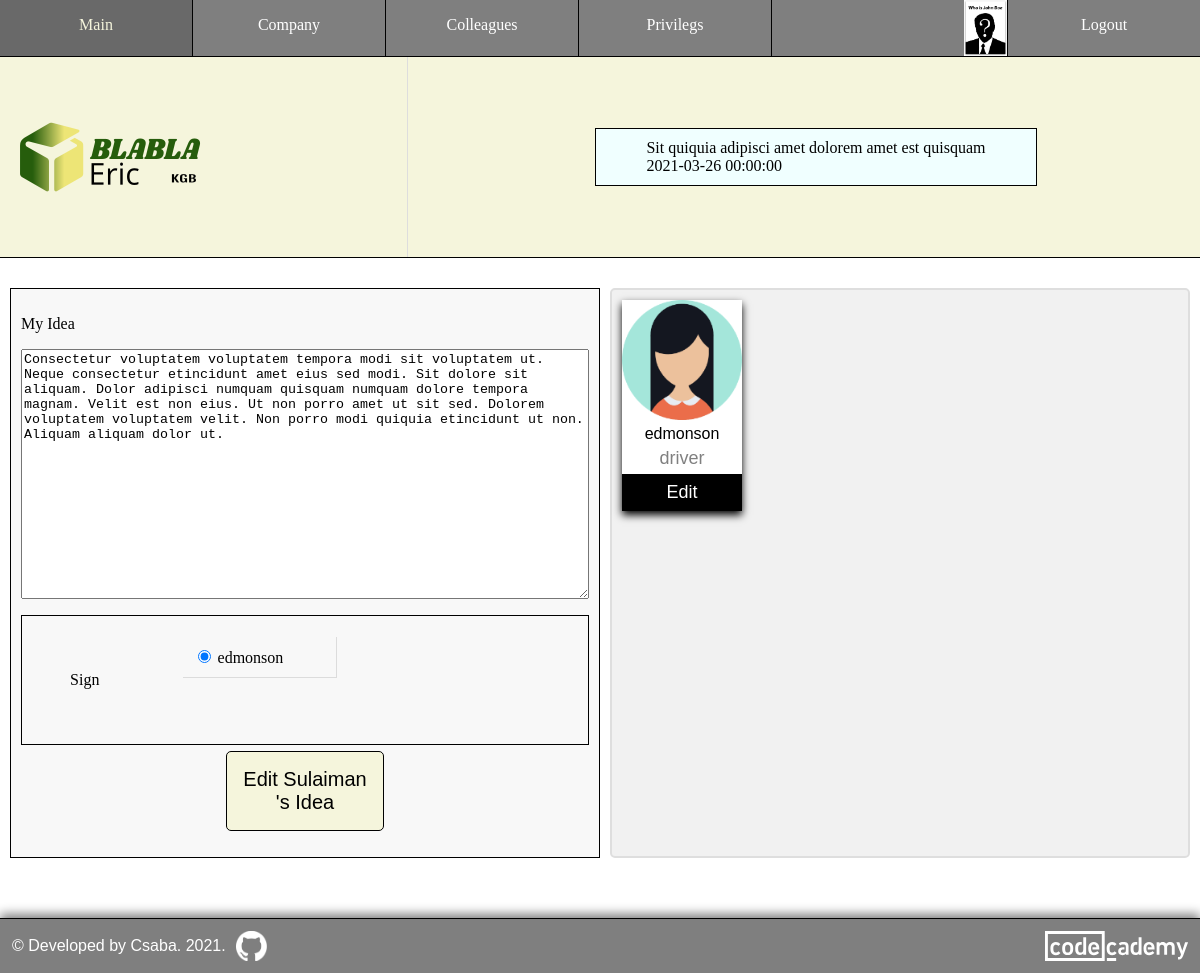
/create_idea/2/1 (signed in), run on the app's committed database.
### models.py (models this page shows, shortened)
class Colleagues(db.Model, UserMixin):
    id = db.Column(db.Integer, primary_key = True)
    user_name = db.Column(db.String(32), unique = True, index = True)
    email = db.Column(db.String(128), unique = True, index = True)
    confirmed = db.Column(db.Integer, unique = False, default = 0)
    first_name = db.Column(db.String(32), nullable = False, index = True)
    last_name = db.Column(db.String(64), nullable = False, index = True)
    avatar = db.Column(db.String(8), nullable = True)
    position = db.Column(db.String(2048), index = True)
    password_hash = db.Column(db.String(128))
    company_id = db.Column(db.Integer, db.ForeignKey("company.id"))
    ideas = db.relationship(
        "Ideas",
        backref = "colleague",
        lazy = "dynamic",
        cascade = "all, delete, delete-orphan"  # cascading deletion
    )
    admin = db.relationship(
        "Admins",
        backref = "colleague",
        lazy = "dynamic",
        cascade = "all, delete, delete-orphan"  # cascading deletion
    )

class Boxes(db.Model):
    id = db.Column(db.Integer, primary_key = True)
    name = db.Column(db.String(128), unique = True, index = True)
    description = db.Column(db.String(16384), index = True)
    create_at = db.Column(db.DateTime, index = True, default = datetime.utcnow)
    close_at = db.Column(db.String(128), index = True, default = datetime.utcnow)
    admin_id = db.Column(db.Integer, db.ForeignKey("admins.id"))
    ideas = db.relationship(
        "Ideas",
        backref = "box",
        lazy = "dynamic",
        cascade = "all, delete, delete-orphan"  # cascading deletion
    )

class Ideas(db.Model):
    id = db.Column(db.Integer, primary_key = True)
    idea = db.Column(db.String(32768), index = True)
    sign = db.Column(db.String(128))
    create_at = db.Column(db.DateTime, index = True, default = datetime.utcnow)
    box_id = db.Column(db.Integer, db.ForeignKey("boxes.id"))
    colleague_id = db.Column(db.Integer, db.ForeignKey("colleagues.id"))

### routes.py (the view, shortened to what this page needs)
@app.route("/create_idea/<int:box_id>/<int:idea_id>", methods = ["GET", "POST"])
@login_required
def create_idea(box_id, idea_id):
    idea_box = get_idea_box(box_id, current_user)
    if not idea_box or not is_open(idea_box.Boxes.close_at):
        return unathorized("You cannot to edit this Idea.", "error")
    current_idea = Ideas.query.get(idea_id)
    colleague = current_user
    current_user.is_admin = False
    if idea_id > 0 and current_idea.colleague_id != current_user.id:
        if not is_auth_box(current_user):
            return unathorized("You don't hane privileg to edit this Idea.", "error")
        else:
            current_user.is_admin = True
            colleague = Colleagues.query.get(current_idea.colleague_id)
    form = CreateIdeaForm()
    form.sign.choices = [
        ("incognito", "incognito"),
        (current_user.user_name, current_user.user_name),
        (current_user.first_name, current_user.first_name),
        (current_user.fullname(), current_user.fullname())
    ] if not current_user.is_admin else [(current_idea.sign, current_idea.sign)]
    if idea_id > 0:
        form.submit.label.text = "Edit my Idea" if not current_user.is_admin else f"Edit {colleague.first_name}'s Idea"
        form.idea.data = current_idea.idea
        form.sign.data = current_idea.sign
    else:
        form.sign.data = current_user.first_name     # set first name by default checked
    return render_template(
        "create_idea.html",
        update_box = is_auth_box(current_user),      # to add edit icon to authorized admin
        box = idea_box.Boxes,
        avatar = "incognito-cut.svg" if form.sign.data == "incognito" else get_avatar(colleague),
        form = form,
        colleague = colleague,
        change_logo = is_auth_company(current_user), # to add click event to change logo for authorized admin
        logo = get_logo(current_user),
        nav = get_nav(current_user)
    )

### forms.py
class CreateIdeaForm(FlaskForm):
    idea = TextAreaField("My Idea", validators= [DataRequired()])
    sign = RadioField(
        "Sign",
        choices = [
            ("incognito", "incognito"),
            ("username", "username"),
            ("first name", "first name"),
            ("full name", "full name")
        ]
    )
    submit = SubmitField("Share my Idea")

### date.py (called while the page is built)
def str_to_date(str, format="%Y-%m-%d"):
    if type(str) == datetime:
        str = datetime.strftime(str, format)
    return datetime.strptime(str[ : 10], format)

def add_day(date, day):
    return date + timedelta(days = day)

def is_open(str_date):
    close_at = add_day(str_to_date(str_date), 1)
    return close_at > datetime.now()

### helper.py (called while the page is built)
def get_admin(current_user):
    admin = Admins.query.filter(Admins.colleague_id == current_user.id).first()
    if not admin:
        admin = instatiate_admin(False)
    return admin

def is_auth_company(current_user):
    admin = get_admin(current_user)
    if not admin.update_company:
        return False
    return True

def is_auth_colleague(current_user, colleague=None):
    if not colleague:
        colleague = current_user
    admin = get_admin(current_user)
    if not admin.update_colleague:
        return False
    if current_user.company_id != colleague.company_id:
        return False
    return True

def is_auth_privilegs(current_user, colleague=None):
    if not colleague:
        colleague = current_user
    admin = get_admin(current_user)
    if not admin.update_privilegs:
        return False
    if current_user.company_id != colleague.company_id:
        return False
    return True

def is_auth_box(current_user):
    admin = get_admin(current_user)
    if not admin.update_box:
        return False
    return True

def get_avatar(current_user):
    extension = current_user.avatar
    if extension:
        file = f"{current_user.id}.{extension}"
        if not os.path.exists(f"static/avatars/{file}"):
            bucket = os.environ["S3_BUCKET"]
            object_name = f"avatars/{file}"
            s3.download(bucket, object_name)
        return file
    else:
        return "default.png"

def get_logo(current_user):
    id = current_user.company_id
    company = Company.query.get(id)
    logo_extension = company.logo
    return f"{id}.{logo_extension}" if logo_extension else "idea-box.svg"

### models.py (called while the page is built)
@login_manager.user_loader
def load_colleague(id):
    return Colleagues.query.get(int(id))

### templates/create_idea.html (shortened to what this page needs)
{% extends "base.html" %}
{% block css %}
<link rel="stylesheet" href="{{ url_for('static', filename = 'style/idea_box.css') }} " />
<link rel="stylesheet" href="{{ url_for('static', filename = 'style/create_box.css') }} " />
<link rel="stylesheet" href="{{ url_for('static', filename = 'style/create_idea.css') }} " />
{% endblock css %}
{% block header_left %}
    {% include 'component/logo.html' %}
{% endblock header_left %}
{% block header_right %}
    {% include 'component/idea_box_preview.html' %}
{% endblock header_right %}
{% block content %}
<main class="idea_box">
    <section class="share_idea">
        <div class="grid_container">
            <div id="editor_box">
                <form action="" method="post">
                    <p>{{ form.idea.label }}</p>
                    <p>{{ form.idea(
                            placeholder = "Start typeing here...",
                            title = "Hint: You can use even markdown to style your text."
                        ) }}
                    </p>
                    <div class="radio_grid">
                        <div class="left">{{ form.sign.label }}</div>
                        <div class="right">{{ form.sign }}
                        </div>
                    </div>
                    <div class="button">{{ form.submit() }}</div>
                </form>
            </div>
            <div id="monitor_box">
                <div id="idea_container">
                    <div class="avatar_card">
                        <img
                        src="{{ url_for('static', filename = '/avatars/' + avatar) }}"
                        alt="{{form.sign.data}}'s avatar"
                        />
                        <p id="sign_container">{{form.sign.data}}</p>
                        <p class="position">{{colleague.position}}</p>
                        <div class="edit_button">
                            <button onclick="alert('Hello world!')">Edit</button>
                        </div>
                    </div>
                </div>
            </div>
        </div>
    </section>
</main>
{% endblock content %}

### templates/base.html (shortened to what this page needs)
<html>
    <head>
        <link rel="stylesheet" href="{{ url_for('static', filename = 'style/base.css') }} " />
        <link rel="stylesheet" href="{{ url_for('static', filename = 'style/common.css') }} " />
        {% block css %}{% endblock css %}
        <link rel="stylesheet" href="{{ url_for('static', filename = 'style/footer.css') }} " />
    </head>
    <body>
        <nav>
            <div class="left-nav">
                {% for menu, path in nav["left"].items() %}
                <a href="{{ path }}">{{ menu }}</a>
                {% endfor %}
            </div>
            <div class="right-nav">
                {% for menu, path in nav["right"].items() %}
                    {% if current_user.get_id() and path == "/profile" %}
                    <a id="avatar" href="/profile/{{ current_user.id }}" title="Your profile" >
                        {% if current_user.avatar %}
                        <img src="{{ url_for('static', filename = '/avatars/') }}{{ current_user.id }}.{{ current_user.avatar }}" />
                        {% else %}
                        <img src="{{ url_for('static', filename = '/avatars/default.png') }}" />
                        {% endif %}
                    </a>
                    {% else %}
                    <a href="{{ path }}">{{ menu }}</a>
                    {% endif %}
                {% endfor %}
            </div>
        </nav>
        <header>
            <div class="header_left">
                <div>
                    {% block header_left %}
                    {% endblock header_left %}
                </div>
            </div>
            <div class="header_right">
                <div>
                    {% block header_right %}
                    {% endblock header_right %}
                </div>
            </div>
        </header>
        {% block content %}
        {% endblock content %}
        <footer>
            <div id="copiright">
                &copy; Developed by Csaba. <span id="developed">   2021</span><span id="presentYear">.</span>
            </div>
            <div id="github_icon">
                <a href="https://github.com/lendoo73/my_idea_boxes" target="_blank" title="Code on GitHub" >
                    <img src="{{ url_for('static', filename = 'images/github_logo.png') }}" />
                </a>
            </div>
            <div>
                <a href="https://www.codecademy.com/profiles/lendoo" target="_blank">
                    <img id="codecademy_logo" src="{{ url_for('static', filename = 'images/codecademy-white.svg') }}" alt="CodeCademy logo" />
                </a>
            </div>
        </footer>
    </body>
</html>

### templates/component/idea_box_preview.html (shortened to what this page needs)
<section class="idea_box">
    <div id="header_container">{{box.name}}</div>
    <div id="close_at_container">{{box.close_at}}</div>
</section>

### static/style/base.css (style rules this page uses)
body { margin: 0; box-sizing: border-box; }
main { min-height: 32vh; }
nav { border-bottom: 1px solid black; background-color: rgba(0, 0, 0, 0.5); width: 100%; overflow: auto; }
.left-nav a { float: left; vertical-align: middle; }
#avatar { width: min-content; }
.right-nav a { float: right; }
.left-nav a { border-right: 1px solid black; }
.right-nav a:not(:last-child) { border-left: 1px solid black; }
.right-nav a img { height: 56px; margin-top: -16px; }
a { text-decoration: none; }
nav a { color: white; height: 24px; width: 16%; text-align: center; padding: 16px 0; }
header { display: grid; justify-content: space-between; grid-template-columns: 34% 64%; grid-gap: 20px; background-color: beige; min-height: 200px; border-bottom: 1px solid black; margin-bottom: 20px; }
.header_left, .header_right { display: flex; align-items: center; }
.header_left { position: relative; border-right: 1px solid #ddd; }
.header_right { padding: 10px 0; }

### static/style/common.css (style rules this page uses)
input { padding: 8px; }
.button { margin: 60px; text-align: center; }
.button a, .button a:visited, .button input, .button input:visited { background-color: beige; padding: 20px; border: 1px solid black; border-radius: 5px; color: black; font-size: 20px; cursor: pointer; }
footer { margin-top: 50px; }

### static/style/idea_box.css (style rules this page uses)
.header_right { margin: 0 auto; }
section.idea_box { padding: 10px 50px; border: 1px solid black; background-color: azure; margin: 30px; }
#header_container { text-align: center; }
.avatar_card { float: left; max-width: 120px; width: 100%; margin-right: 30px; text-align: center; font-family: arial; box-shadow: 0 4px 8px 0 rgba(0, 0, 0, 1); background-color: white; }
.avatar_card p { margin: 5px; }
.avatar_card img { width: 100%; }
.position { color: grey; font-size: 18px; }
.edit_button button { border: none; outline: 0; display: inline-block; padding: 8px; color: white; background-color: #000; text-align: center; cursor: pointer; width: 100%; font-size: 18px; }

### static/style/create_box.css (style rules this page uses)
.grid_container { display: grid; grid-template-columns: 50% auto; grid-gap: 10px; padding: 10px; }
.grid_container > div { background-color: rgba(255, 255, 255, 0.8); padding: 20px 0; }
#editor_box { position: relative; background-color: #f8f8f8; }
#editor_box, #monitor_box { border: 1px solid black; padding: 10px; }
#editor_box textarea { width: 100%; min-height: 250px; }
.button { margin: 6px 0 0 0; }
#submit { padding: 16px;; }

### static/style/create_idea.css (style rules this page uses)
.radio_grid { display: grid; grid-template-areas: "left right right right" "left right right right"; align-content: center; border: 1px solid black; padding: 5px; }
.left { text-align: center; padding: 50px 0; }
.right { width: 100%; }
ul { display: grid; grid-template-columns: auto auto; list-style-type: none; padding-right: 30px; }
li { padding: 10px; }
li:first-child, li:nth-child(2) { border-bottom: 1px solid gainsboro; }
li:first-child, li:nth-child(3) { border-right: 1px solid gainsboro; }
input:checked { color: beige; }
#monitor_box { position: relative; border: 2px solid #dedede; background-color: #f1f1f1; border-radius: 5px; padding: 10px; text-align: justify; }

### static/style/footer.css (style rules this page uses)
footer { display: flex; align-items: center; background-color: rgba(0, 0, 0, 0.5); color: white; text-align: left; padding: 12px; font-family: sans-serif; border-top: 1px solid black; box-shadow: 0px -4px 10px grey; }
footer img { height: 30px; }
#github_icon { flex-grow: 1; margin-left: 10px; }
#codecademy_logo { flex-grow: 2; }

### data on the page
Boxes: name "Sit quiquia adipisci amet dolorem amet est quisquam", close_at "2021-03-26 00:00:00"
Ideas: idea "Consectetur voluptatem voluptatem tempora modi sit voluptatem ut. Neque consectetur etincidunt amet eius sed modi. Sit dolore sit aliquam. Dolor adipisci numquam quisquam numquam dolore tempora magnam. Velit est non eius. Ut non porro amet ut sit sed. Dolorem voluptatem voluptatem velit. Non porro modi quiquia etincidunt ut non. Aliquam aliquam dolor ut.", sign "☑ edmonson", sign.data "edmonson"
Colleagues: position "driver"

### other printed values
{{ menu }} "Main" "Company" "Colleagues" "Privilegs"
{{ menu }} "Logout"
